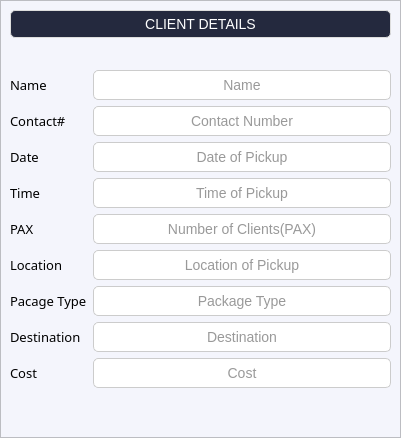
<?xml version="1.0" encoding="UTF-8"?>
<ui version="4.0">
 <class>Form</class>
 <widget class="QWidget" name="Form">
  <property name="geometry">
   <rect>
    <x>0</x>
    <y>0</y>
    <width>401</width>
    <height>438</height>
   </rect>
  </property>
  <property name="windowTitle">
   <string>Client Details</string>
  </property>
  <property name="styleSheet">
   <string notr="true">QLineEdit {
    background-color: #ffffff;
    border: 1px solid #cccccc;
    border-radius: 5px;
    padding: 5px;
    font-size: 14px;
    color: #333333;
}

QLineEdit:focus {
    border-color: #0078d7;
    outline: none;
}

QLineEdit::placeholder {
    color: #999999;
    font-style: italic;
}

/* For invalid input state */
QLineEdit[error=&quot;true&quot;] {
    border-color: #d9534f;
}

QFrame{

	background-color:#f4f5fc;


}
QWidget#Form{
background-color:#f4f5fc;


}

QComboBox {
    border: 1px solid #cccccc;
    border-radius: 5px;
    padding: 5px;
    background-color: #ffffff;
    color: #333333;
    font-family: &quot;Segoe UI&quot;, &quot;Arial&quot;, sans-serif;
    font-size: 14px;
}


QComboBox::drop-down {
    subcontrol-origin: padding;
    subcontrol-position: top right;
    width: 15px;
    border-left-width: 1px;
    border-left-color: #cccccc;
    border-left-style: solid;
    border-top-right-radius: 3px;
    border-bottom-right-radius: 3px;
}

QComboBox::down-arrow {
    image: url(:/icons/down-arrow.png); /* Ensure you have an appropriate icon */
}

QComboBox QAbstractItemView {
    border: 1px solid #cccccc;
    border-radius: 5px;
    background-color: #ffffff;
    selection-background-color: #24293e;
    selection-color: #ffffff;
    font-family: &quot;Segoe UI&quot;, &quot;Arial&quot;, sans-serif;
    font-size: 14px;
}


</string>
  </property>
  <layout class="QGridLayout" name="gridLayout">
   <property name="leftMargin">
    <number>0</number>
   </property>
   <property name="topMargin">
    <number>0</number>
   </property>
   <property name="rightMargin">
    <number>0</number>
   </property>
   <property name="bottomMargin">
    <number>0</number>
   </property>
   <property name="spacing">
    <number>0</number>
   </property>
   <item row="0" column="0">
    <widget class="QFrame" name="frame">
     <property name="styleSheet">
      <string notr="true"/>
     </property>
     <property name="frameShape">
      <enum>QFrame::StyledPanel</enum>
     </property>
     <property name="frameShadow">
      <enum>QFrame::Raised</enum>
     </property>
     <layout class="QFormLayout" name="formLayout">
      <item row="0" column="0" colspan="2">
       <widget class="QLabel" name="label">
        <property name="maximumSize">
         <size>
          <width>1000</width>
          <height>50</height>
         </size>
        </property>
        <property name="styleSheet">
         <string notr="true">QLabel {
    color: white;
    font-size: 14px;
    font-family: &quot;Segoe UI&quot;, &quot;Arial&quot;, sans-serif;
    padding: 5px;
    background: #24293e;
    border: 1px solid #dddddd;
    border-radius: 5px;
    text-align: center;
    qproperty-alignment: 'AlignCenter';
}

QLabel[warning=&quot;true&quot;] {
    color: #d9534f;
    background: #f2dede;
    border: 1px solid #ebccd1;
}

QLabel[success=&quot;true&quot;] {
    color: #3c763d;
    background: #dff0d8;
    border: 1px solid #d6e9c6;
}

QLabel[info=&quot;true&quot;] {
    color: #31708f;
    background: #d9edf7;
    border: 1px solid #bce8f1;
}
</string>
        </property>
        <property name="text">
         <string>CLIENT DETAILS</string>
        </property>
        <property name="alignment">
         <set>Qt::AlignCenter</set>
        </property>
       </widget>
      </item>
      <item row="3" column="0">
       <widget class="QLabel" name="label_2">
        <property name="font">
         <font>
          <family>Sitka Text</family>
          <pointsize>10</pointsize>
         </font>
        </property>
        <property name="text">
         <string>Name</string>
        </property>
       </widget>
      </item>
      <item row="3" column="1">
       <widget class="QLineEdit" name="name">
        <property name="alignment">
         <set>Qt::AlignCenter</set>
        </property>
        <property name="readOnly">
         <bool>true</bool>
        </property>
        <property name="placeholderText">
         <string>Name</string>
        </property>
        <property name="cursorMoveStyle">
         <enum>Qt::LogicalMoveStyle</enum>
        </property>
        <property name="clearButtonEnabled">
         <bool>false</bool>
        </property>
       </widget>
      </item>
      <item row="4" column="1">
       <widget class="QLineEdit" name="contact">
        <property name="alignment">
         <set>Qt::AlignCenter</set>
        </property>
        <property name="readOnly">
         <bool>true</bool>
        </property>
        <property name="placeholderText">
         <string>Contact Number</string>
        </property>
       </widget>
      </item>
      <item row="4" column="0">
       <widget class="QLabel" name="label_3">
        <property name="font">
         <font>
          <family>Sitka Text</family>
          <pointsize>10</pointsize>
         </font>
        </property>
        <property name="text">
         <string>Contact#</string>
        </property>
       </widget>
      </item>
      <item row="5" column="0">
       <widget class="QLabel" name="label_4">
        <property name="font">
         <font>
          <family>Sitka Text</family>
          <pointsize>10</pointsize>
         </font>
        </property>
        <property name="text">
         <string>Date</string>
        </property>
       </widget>
      </item>
      <item row="5" column="1">
       <widget class="QLineEdit" name="date">
        <property name="alignment">
         <set>Qt::AlignCenter</set>
        </property>
        <property name="readOnly">
         <bool>true</bool>
        </property>
        <property name="placeholderText">
         <string>Date of Pickup</string>
        </property>
       </widget>
      </item>
      <item row="6" column="0">
       <widget class="QLabel" name="label_5">
        <property name="font">
         <font>
          <family>Sitka Text</family>
          <pointsize>10</pointsize>
         </font>
        </property>
        <property name="text">
         <string>Time</string>
        </property>
       </widget>
      </item>
      <item row="6" column="1">
       <widget class="QLineEdit" name="time">
        <property name="alignment">
         <set>Qt::AlignCenter</set>
        </property>
        <property name="readOnly">
         <bool>true</bool>
        </property>
        <property name="placeholderText">
         <string>Time of Pickup</string>
        </property>
       </widget>
      </item>
      <item row="7" column="0">
       <widget class="QLabel" name="label_6">
        <property name="font">
         <font>
          <family>Sitka Text</family>
          <pointsize>10</pointsize>
         </font>
        </property>
        <property name="text">
         <string>PAX</string>
        </property>
       </widget>
      </item>
      <item row="7" column="1">
       <widget class="QLineEdit" name="pax">
        <property name="alignment">
         <set>Qt::AlignCenter</set>
        </property>
        <property name="readOnly">
         <bool>true</bool>
        </property>
        <property name="placeholderText">
         <string>Number of Clients(PAX)</string>
        </property>
       </widget>
      </item>
      <item row="8" column="0">
       <widget class="QLabel" name="label_7">
        <property name="font">
         <font>
          <family>Sitka Text</family>
          <pointsize>10</pointsize>
         </font>
        </property>
        <property name="text">
         <string>Location</string>
        </property>
       </widget>
      </item>
      <item row="8" column="1">
       <widget class="QLineEdit" name="location">
        <property name="alignment">
         <set>Qt::AlignCenter</set>
        </property>
        <property name="readOnly">
         <bool>true</bool>
        </property>
        <property name="placeholderText">
         <string>Location of Pickup</string>
        </property>
       </widget>
      </item>
      <item row="9" column="0">
       <widget class="QLabel" name="label_8">
        <property name="font">
         <font>
          <family>Sitka Text</family>
          <pointsize>10</pointsize>
         </font>
        </property>
        <property name="text">
         <string>Pacage Type</string>
        </property>
       </widget>
      </item>
      <item row="9" column="1">
       <widget class="QLineEdit" name="type">
        <property name="alignment">
         <set>Qt::AlignCenter</set>
        </property>
        <property name="readOnly">
         <bool>true</bool>
        </property>
        <property name="placeholderText">
         <string>Package Type</string>
        </property>
       </widget>
      </item>
      <item row="10" column="0">
       <widget class="QLabel" name="label_9">
        <property name="font">
         <font>
          <family>Sitka Text</family>
          <pointsize>10</pointsize>
         </font>
        </property>
        <property name="text">
         <string>Destination</string>
        </property>
       </widget>
      </item>
      <item row="10" column="1">
       <widget class="QLineEdit" name="destination">
        <property name="alignment">
         <set>Qt::AlignCenter</set>
        </property>
        <property name="readOnly">
         <bool>true</bool>
        </property>
        <property name="placeholderText">
         <string>Destination</string>
        </property>
       </widget>
      </item>
      <item row="11" column="0">
       <widget class="QLabel" name="label_10">
        <property name="font">
         <font>
          <family>Sitka Text</family>
          <pointsize>10</pointsize>
         </font>
        </property>
        <property name="text">
         <string>Cost</string>
        </property>
       </widget>
      </item>
      <item row="11" column="1">
       <widget class="QLineEdit" name="cost">
        <property name="alignment">
         <set>Qt::AlignCenter</set>
        </property>
        <property name="placeholderText">
         <string>Cost</string>
        </property>
       </widget>
      </item>
      <item row="2" column="1">
       <spacer name="horizontalSpacer">
        <property name="orientation">
         <enum>Qt::Horizontal</enum>
        </property>
        <property name="sizeHint" stdset="0">
         <size>
          <width>40</width>
          <height>20</height>
         </size>
        </property>
       </spacer>
      </item>
     </layout>
    </widget>
   </item>
  </layout>
 </widget>
 <resources/>
 <connections/>
</ui>
